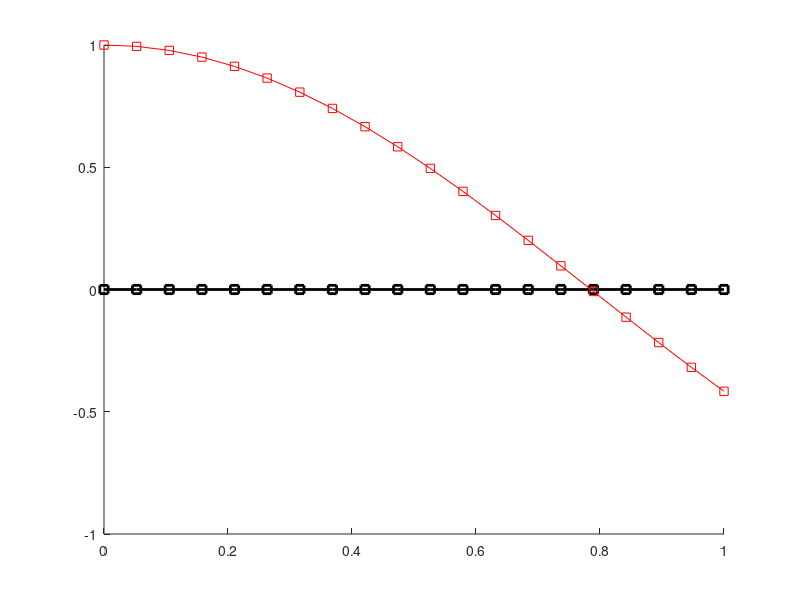

The MATLAB source for this figure: (Note: this script raises an error after producing the figure.)
%
% Nestacionarni vedeni tepla 
%pocet prvku
nnode=20; nelem=nnode-1;
neq=nnode;
a=1.0;
c=1.0;
tau=0.5;
dt=0.001;
nstep=400;
nplotstep=10;

global lm;
% pole souradnic
xyz=zeros(nnode,1);
for i=1:nnode; xyz(i)=(1./(nnode-1))*(i-1); end;
lm=zeros(nelem,2);
% pole kodovych cisel
for i=1:nelem; lm(i,1)=i; lm(i,2)=i+1; end;


%nulovani vektoru a matic 
kv=zeros(neq);
kc=zeros(neq);
r0=zeros(neq,1);
%delete graphics
cla
hold on;
plot (xyz, r0,'-ks','LineWidth',2);

%pocatecni podminky
for i=1:nnode
    r0(i)=cos(2*xyz(i));
    r1=r0;
end
plot (xyz, r0,'-rs');

%sestaveni matic vodivosti+capacity
kve=cond1d(xyz(1:2), a);
kke=capa1d(xyz(1:2), c);
for ie = 1:nelem
   kv=assembly (kv,kve,ie);
   kc=assembly (kc,kke,ie); 
end
A=tau*kv+(1/dt)*kc;
B=(tau-1)*kv+(1/dt)*kc;

for i=1:nstep
   r0=r1;
   r1=A\(B*r0);
   if (mod(i,nplotstep) == 0)
         plot (xyz, r1);
   end

end

hold off

